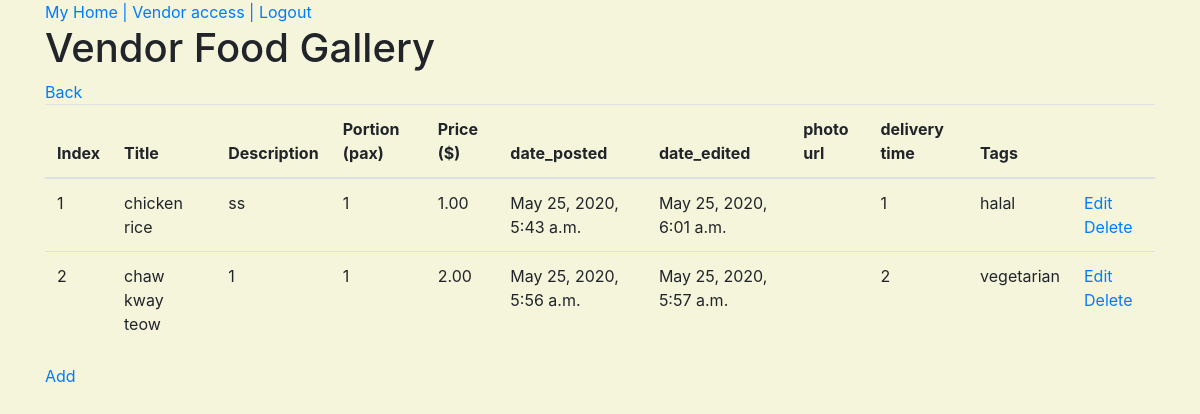
/vendor/profiles/2/food_gallery (signed in), run on the app's committed database.
### food/models.py (models this page shows, shortened)
class Food(models.Model):
    vendor = models.ForeignKey(Vendor, null=False, blank=False, on_delete=models.CASCADE)
    tag = models.ManyToManyField(Tag)
    title = models.CharField(max_length=100, null=False, blank=False)
    description = models.TextField(null=False, blank=False)
    portion = models.PositiveSmallIntegerField( validators=[MinValueValidator(1), MaxValueValidator(99)] , default=1, null=False, blank=False )
    price = models.DecimalField(max_digits=8, decimal_places=2, null=False, blank=False)
    date_posted = models.DateTimeField(auto_now_add=True)
    date_edited = models.DateTimeField(auto_now_add=True)
    delivery_time = models.DecimalField(max_digits=3, decimal_places=0, null=False, blank=False)
    image = ImageField(blank=True, manual_crop="")

class Tag(models.Model):
    title = models.CharField(max_length=100, null=False, blank=False)
    def __str__(self):
        return self.title

### food/views.py (the view)
# urls.py: path('profiles/<vendor_profile_id>/food_gallery', food.views.view_vendor_food_gallery, name='view_vendor_food_gallery_route'),
@login_required
def view_vendor_food_gallery(request, vendor_profile_id):
    vendor_food_gallery = Food.objects.filter(vendor__id=vendor_profile_id)
    return render(request, "food/vendor_food_gallery.html", {
        "foods": vendor_food_gallery,
        "vendor_profile_id": vendor_profile_id
    })

### food/templates/food/vendor_food_gallery.html (shortened to what this page needs)
{% extends 'base_template.html' %}
{%block content%}
<h1> Vendor Food Gallery </h1>
<a href="{% url 'view_vendor_profiles_route' %}"> Back </a>
<table class="table">
    <thead>
        <th> Index </th>
        <th> Title </th>
        <th> Description </th>
        <th> Portion (pax) </th>
        <th> Price ($) </th>
        <th> date_posted </th>
        <th> date_edited </th>
        <th> photo url </th>
        <th> delivery time </th>
        <th> Tags </th>
        <th> &nbsp; </th>
    </thead>
    {%for i in foods %}
    <tr>
        <td> {{forloop.counter}} </td>
        <td> {{i.title}} </td>
        <td> {{i.description}} </td>
        <td> {{i.portion}} </td>
        <td> {{i.price}} </td>
        <td> {{i.date_posted}} </td>
        <td> {{i.date_edited}} </td>
        <td> {{i.photo_url}} </td>
        <td> {{i.delivery_time}} </td>
        <td> {%for j in i.tag.all%} {{j}} {%endfor%} </td>
        <td> <a href="{%url 'edit_vendor_food_route' vendor_profile_id=vendor_profile_id vendor_food_id=i.id %}" > Edit </a>
            <a href="{%url 'delete_vendor_food_route' vendor_profile_id=vendor_profile_id vendor_food_id=i.id %}"> Delete </a> </td>
    </tr>
    {%endfor%}
</table>
<a href="{%url 'add_vendor_food_route' vendor_profile_id=vendor_profile_id %}"> Add </a>
{%endblock%}

### static/style.css (style rules this page uses)
body { background-color: beige; }

### data on the page
Food: title "chicken rice", description "ss", portion "1", price "1.00", date_posted "May 25, 2020, 5:43 a.m.", date_edited "May 25, 2020, 6:01 a.m.", delivery_time "1"
Tag: title "halal"
Food: title "chaw kway teow", description "1", portion "1", price "2.00", date_posted "May 25, 2020, 5:56 a.m.", date_edited "May 25, 2020, 5:57 a.m.", delivery_time "2"
Tag: title "vegetarian"
